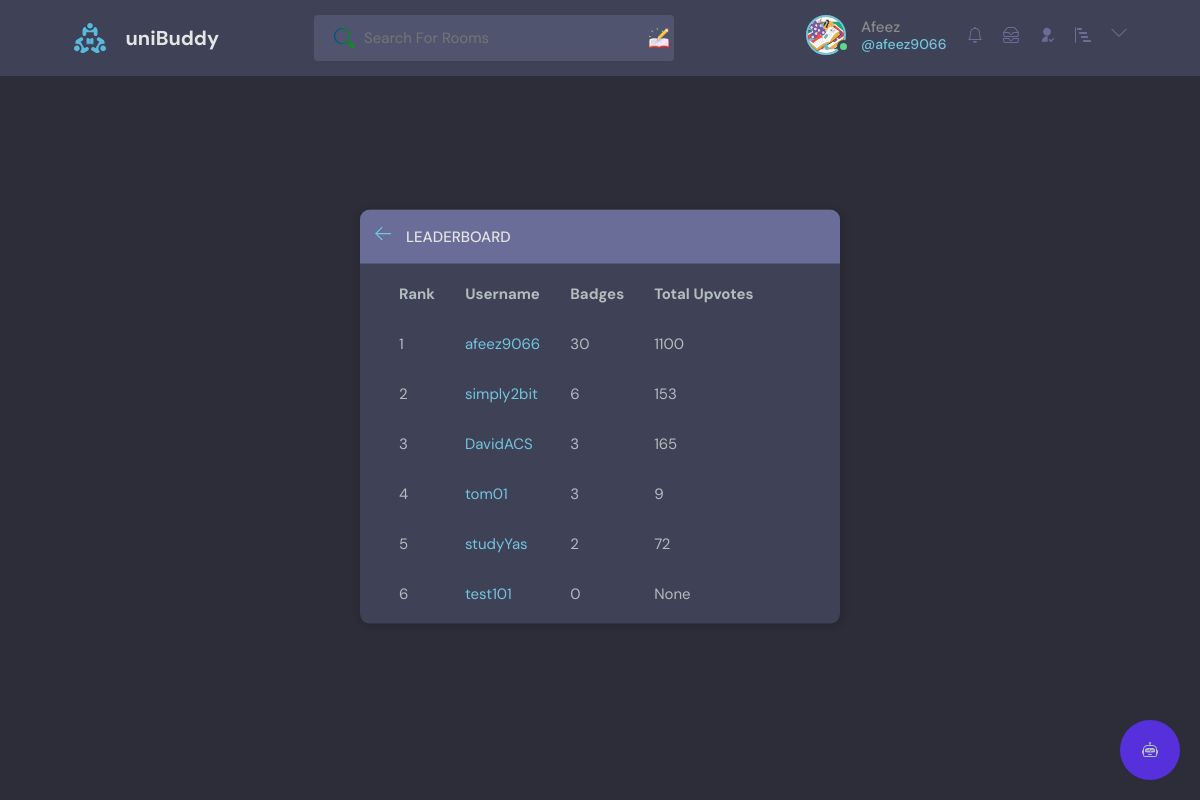
The app's page /leaderboard/ (signed in) with its own data.
### base/models.py (models this page shows)
class User(AbstractUser):
    name = models.CharField(max_length=200, null=True)
    email = models.EmailField(unique=True, null=True)
    bio = models.TextField(null=True)
    avatar = models.ImageField(null=True, default="avatar.svg")
    followers = models.ManyToManyField('self', related_name='following', blank=True, symmetrical=False)
    follower_count = models.IntegerField(default=0)
    last_checked = models.DateTimeField(auto_now_add=True)
    badges = models.ManyToManyField('base.Badge', blank=True)
    USERNAME_FIELD = 'email'
    REQUIRED_FIELDS = []

### base/views.py (the view)
# urls.py: path('leaderboard/', views.leaderboard, name='leaderboard'),
def leaderboard(request):
    users = User.objects.annotate(
        badge_count=Count('badges'),
        total_upvotes=Sum('created_rooms__upvotes')
    ).order_by('-badge_count', '-total_upvotes')
    context = {'users': users}
    return render(request, 'base/leaderboard.html', context)

### base/templatetags/custom_tags.py (called while the page is built)
@register.simple_tag
def unread_messages_count(user):
    return user.messages.filter(is_read=False).count()

### base/templatetags/notification_tags.py (called while the page is built)
@register.simple_tag
def unread_notifications_count(user):
    last_checked = user.last_checked
    return Notification.objects.filter(receiver=user, created_at__gt=last_checked).count()

### base/templates/base/leaderboard.html
{% extends 'main.html' %}
{% block content %}
<main class="layout">
    <div class="container">
        <div class="layout__box">
            <div class="layout__boxHeader">
                <div class="layout__boxTitle">
                    <a href="{% url 'home' %}">
                        <svg version="1.1" xmlns="http://www.w3.org/2000/svg" width="32" height="32" viewBox="0 0 32 32">
                          <title>arrow-left</title>
                          <path
                            d="M13.723 2.286l-13.723 13.714 13.719 13.714 1.616-1.611-10.96-10.96h27.625v-2.286h-27.625l10.965-10.965-1.616-1.607z">
                          </path>
                        </svg>
                      </a>
                    <h3>Leaderboard</h3>
                </div>
            </div>
            <div class="container">
                <table class="leaderboard-table">
                    <thead>
                        <tr>
                            <th>Rank</th>
                            <th>Username</th>
                            <th>Badges</th>
                            <th>Total Upvotes</th>
                        </tr>
                    </thead>
                    <tbody>
                        {% for user in users %}
                            <tr>
                                <td>{{ forloop.counter }}</td>
                                <td>
                                    <a href="{% url 'user-profile' pk=user.pk %}">
                                        {{ user.username }}
                                    </a>
                                </td>
                                <td>{{ user.badge_count }}</td>
                                <td>{{ user.total_upvotes }}</td>
                            </tr>
                        {% endfor %}
                    </tbody>
                </table>
            </div>
        </div>
    </div>
</main>
{% endblock content %}

### templates/navbar.html (shortened to what this page needs)
{% load static %}
{% load static custom_tags %}
{% load static notification_tags %}
<header class="header header--loggedIn">
    <div class="container">
        <a href="{% url 'home' %}" class="header__logo">
            <img src="{% static 'images/logo.svg' %}" />
            <h1>uniBuddy</h1>
        </a>
        <form class="header__search" method="GET" action="{% url 'home' %}">
            <label>
                <input name="q" placeholder="Search For Rooms" />
                <div class="search-addon"></div>
            </label>
        </form>
        <nav class="header__menu">
            {% if request.user.is_authenticated %}
            <div class="header__user">
                <a href="{% url 'user-profile' request.user.id %}">
                    <div class="avatar avatar--medium active">
                        <img src="{{request.user.avatar.url}}" />
                    </div>
                    <p>{{request.user.name}} <span>@{{request.user.username}}</span></p>
                    <a href="{% url 'get_notifications' %}">
                    </a>
                    <a href="{% url 'inbox' %}">
                    </a>
                </a>
                <a href="{% url 'follower_list' request.user.id %}">
                    <svg xmlns="http://www.w3.org/2000/svg" viewBox="0 0 24 24"> <g> <path fill="none" d="M0 0h24v24H0z"/>
                        <path d="M13 14.062V22H4a8 8 0 0 1 9-7.938zM12 13c-3.315 0-6-2.685-6-6s2.685-6 6-6 6 2.685 6 6-2.685 6-6 6zm5.793 6.914l3.535-3.535 1.415 1.414-4.95 4.95-3.536-3.536 1.415-1.414 2.12 2.121z"/> </g>
                    </svg>
                </a>
                <a href="{% url 'leaderboard' %}">
                </a>
                <button class="dropdown-button">
                    <svg version="1.1" xmlns="http://www.w3.org/2000/svg" width="32" height="32" viewBox="0 0 32 32">
                        <title>chevron-down</title>
                        <path d="M16 21l-13-13h-3l16 16 16-16h-3l-13 13z"></path>
                    </svg>
                </button>
            </div>
            {% else %}
            <a href="{% url 'login' %}">
                <img src="{% static 'images/avatar.svg' %}" />
                <p>Login</p>
            </a>
            {% endif %}
        </nav>
    </div>
</header>

### static/styles/style.css (style rules this page uses)
:root { --color-main: #71c6dd; --color-main-light: #e1f6fb; --color-dark: #3f4156; --color-dark-medium: #51546e; --color-dark-light: #696d97; --color-light: #e5e5e5; --color-gray: #8b8b8b; --color-light-gray: #b2bdbd; --color-bg: #2d2d39; --color-success: #5dd693; --color-error: #fc4b0b; }
* { font-family: "DM Sans", -apple-system, BlinkMacSystemFont, "Segoe UI", Roboto, Oxygen, Ubuntu, Cantarell, "Open Sans", "Helvetica Neue", sans-serif; margin: 0; padding: 0; box-sizing: border-box; text-rendering: optimizeLegibility; font-size: inherit; }
html { font-size: 56.25%; }
@media only screen and (min-width: 1200px) { html { font-size: 62.5%; } }
body { line-height: 1.6; font-weight: 400; font-size: 1.5rem; color: var(--color-light-gray); background-color: var(--color-bg); min-height: 100vh; }
img { width: 100%; }
a { display: inline-block; color: var(--color-main); text-decoration: none; }
.container { max-width: 120rem; width: 90%; margin: auto; }
.avatar { position: relative; display: inline-block; border-radius: 50%; border: 2px solid var(--color-main); }
.avatar img { display: block; border-radius: 50%; object-fit: cover; object-position: center; }
.avatar::after { content: ""; display: block; position: absolute; background-color: var(--color-gray); z-index: 111; border-radius: 50%; border: 0.3rem solid var(--color-dark); }
.avatar.active::after { background-color: var(--color-success); }
.avatar.avatar--medium img { width: 3.6rem; height: 3.6rem; border-radius: 50%; }
.avatar.avatar--medium:after { width: 0.7rem; height: 0.7rem; bottom: 0px; right: -6px; }
.header { padding: 1.5rem; background-color: var(--color-dark); }
.header > .container { display: flex; gap: 9.5rem; }
.header__logo, .header__user { display: flex; gap: 2rem; align-items: center; }
.header__logo > img { height: 3.2rem; width: 3.2rem; }
.header__logo > h1 { font-weight: 700; font-size: 2rem; color: var(--color-light); }
.header__search > label { background-color: var(--color-dark-medium); padding: 1.3rem 1rem; display: flex; align-items: center; gap: 1rem; border-radius: 4px; }
.header__search svg { fill: var(--color-gray); width: 2rem; height: 2rem; margin-left: 1rem; }
.header__search input { width: 30rem; background: transparent; border: none; outline: none; color: var(--color-light); }
.header__menu { margin-left: auto; position: relative; }
.header__menu a { display: flex; gap: 1.5rem; align-items: center; font-weight: 500; text-decoration: none; color: var(--color-gray); }
.header__menu img { height: 3.6rem; }
.header__menu p { line-height: 1.2; }
.header__menu span { color: var(--color-main); font-weight: 500; font-size: 1.4rem; display: block; }
.header__menu svg { width: 1.6rem; height: 1.6rem; fill: var(--color-dark-light); }
.dropdown-button { background: transparent; border: 0; outline: 0; cursor: pointer; }
.header__search label { position: relative; }
.search-addon { position: absolute; right: 5px; top: 50%; transform: translateY(-50%); width: 20px; height: 20px; background-image: url('/static/images/icons/homework.png'); background-size: cover; background-position: center; background-repeat: no-repeat; }
.search-icon { transition: fill 0.3s ease-in-out; }
.layout { margin-top: 2.4rem; }
.layout > .container { display: flex; justify-content: space-between; align-items: flex-start; }
.layout__box { width: 90%; max-width: 48rem; min-height: 40rem; position: absolute; top: 50%; left: 50%; transform: translate(-50%, -46%); background-color: var(--color-dark); border-radius: 1rem; box-shadow: 1px 1px 6px 3px rgba(0, 0, 0, 0.1); overflow: hidden; }
.layout__boxHeader { display: flex; padding: 1.5rem; background-color: var(--color-dark-light); }
.layout__boxTitle { display: flex; gap: 1.5rem; align-items: center; }
.layout__boxTitle h3 { text-transform: uppercase; font-weight: 500; color: var(--color-light); }
.layout__boxTitle svg { width: 1.6rem; height: 1.6rem; fill: var(--color-main); }
html, body { height: 100%; }
body { position: relative; min-height: 100%; margin: 0; padding-bottom: 80px; }
.leaderboard-table { border-collapse: separate; border-spacing: 0 10px; }
.leaderboard-table th, .leaderboard-table td { padding: 8px 15px; }

### records on screen
User: user.avatar (picture), user.name "Afeez", user.username "afeez9066", username "afeez9066", badge_count "30", total_upvotes "1100"
User: username "simply2bit", badge_count "6", total_upvotes "153"
User: username "DavidACS", badge_count "3", total_upvotes "165"
User: username "tom01", badge_count "3", total_upvotes "9"
User: username "studyYas", badge_count "2", total_upvotes "72"
User: username "test101", badge_count "0", total_upvotes "None"
